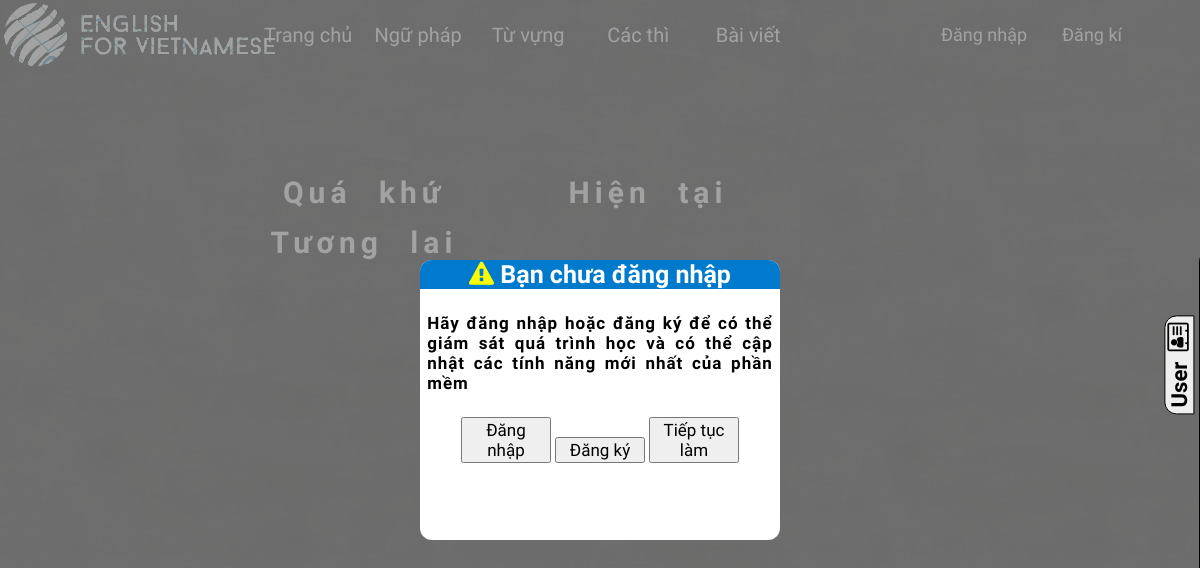
Page /?option=4 on the committed database.
### tables this page shows
CREATE TABLE `tbldanhmuc` (
  `madanhmuc` int(11) NOT NULL,
  `tendanhmuc` varchar(250) DEFAULT NULL
);

CREATE TABLE `tbltheloai` (
  `matheloai` int(11) NOT NULL,
  `tentheloai` varchar(300) DEFAULT NULL,
  `madanhmuc` int(11) DEFAULT NULL
);

### user/baitap.php (the view, shortened to what this page needs)
<body>
    <div id="all">
    <?php
        $connect=connect("project");
        $query="select*from tbltheloai where madanhmuc=4";
        $excute=mysqli_query($connect,$query);
        $a=mysqli_fetch_array($excute);
        $count=0;
        while($a!=null)
        {
    ?>
        <div class="thi"><h1 onclick="menubt(<?php echo $count?>)"><?php echo $a[1]?></h1></div>
    <?php
        $a=mysqli_fetch_array($excute);
        $count++;
        }
    ?>
        <div id="menubt">
        </div>
    </div>
</body>

### index.php (shortened to what this page needs)
<!DOCTYPE html>
<html lang="en">
<head>
    <link rel="stylesheet" href="CSS/style.css?v=<?php echo time(); ?>">
    <?php
        if(isset($_GET["option"]))
        {
            $scan=$_GET["option"];
            switch ($scan)
            {
                ?>
                <?php
                case 4:
                    if (isset($_GET["baitap"]))
                    {
                ?>
                        <link rel="stylesheet" href="user/css/cauhoithi.css?v=<?php echo time(); ?>">
                <?php
                    }
                    else {
                ?>
                        <link rel="stylesheet" href="user/css/baitap.css?v=<?php echo time(); ?>">
                <?php
                    }
                ?>
                <?php
                    break;
                    ?>
                <?php
            }
        }
        else
        {
    ?>
    <link rel="stylesheet" href="CSS/home.css?v=<?php echo time(); ?>">
    <?php
        }
    ?>
    <link rel="stylesheet" href="https://cdnjs.cloudflare.com/ajax/libs/font-awesome/4.7.0/css/font-awesome.min.css">
    <link rel="stylesheet" href="https://cdnjs.cloudflare.com/ajax/libs/font-awesome/4.7.0/css/font-awesome.min.css">
    <div id="banner">
        <div class="logo">
            <img src="logo1.png" alt="">
        </div>
        <div class="menu">
        <?php
            $connect=connect("project");
            $query="select*from tbldanhmuc ";
            $excute=mysqli_query($connect,$query);
            $a=mysqli_fetch_array($excute,MYSQLI_ASSOC);
        ?>
        <ul>
            <?php
                while($a!=null)
                {
                ?>
                    <li><a href="?option=<?php echo $a["madanhmuc"]; ?>"><?php echo $a["tendanhmuc"]; ?></a></li>
                <?php
                    $a=mysqli_fetch_array($excute,MYSQLI_ASSOC);
                }
            ?>
        </ul>
        </div>
        <div class="sign">
            <?php
                if(isset($_SESSION["tk"]))
                {
            ?>
                <ul id="user">
                    <li><i class="fa fa-address-card-o" style="font-size:25px;margin-left:5px"></i> TênTK: <?php echo $_SESSION["tk"]["tentk"]; ?>
                    <li><a href="" onclick="confirm_logout()"><i class="fa fa-share-square-o"></i> Logout</a></li>
                </ul>
            <?php
                }
                else if (isset($_SESSION["tkadmin"]))
                {
            ?>
                    <a href="admin" style="font-size:21px;color:white;text-decoration:none;line-height:70px;font-family: 'Patrick Hand', cursive;">Đến trang admin <i class="fa fa-hand-o-right"></i></a>
            <?php
                }
                else
                {
            ?>
            <ul id="buttonlogin">
                <li><span onclick="hienthi_login(0)">Đăng nhập</span></li>
                <li><span onclick="hienthi_login(1)">Đăng kí</span></li>
            </ul>
            <?php
                }
            ?>
        </div>
    </div>
    <div id="menuright">
        <button id="buttonright" onclick="menudoc()" value="0">User <i class="fa fa-address-card-o" style="font-size:25px;margin-left:5px"></i></button>
    </div>
</head>
<?php
        if(isset($_GET["option"]))
        {
            $scan=$_GET["option"];
            switch ($scan) {
                case 4:
                    if (isset($_GET["baitap"]))
                    {
                        include("user/cauhoithi.php");
                    }
                    else {
                        include("user/baitap.php");
                    }
                    break;
            }
        }
        else
        {
            include("home.php");
        }
    if(!isset($_SESSION["tk"]) &&isset($_GET["option"])&&($_GET["option"]==4||$_GET["option"]==3))
    {
?>
        <div id="recommendlogin">
            <div id="contentrecommendlogin">
                <h2> <i class="fa fa-warning"></i> Bạn chưa đăng nhập</h2>
                <p>Hãy đăng nhập hoặc đăng ký để có thể giám sát quá trình học và có thể cập nhật các tính năng mới nhất của phần mềm</p>
                <div>
                    <button onclick="hienthi_login(0)">Đăng nhập</button>
                    <button onclick="hienthi_login(1)">Đăng ký</button>
                    <button id="continuework">Tiếp tục làm</button>
                </div>
            </div>
        </div>
<?php
    }
?>
</html>

### CSS/style.css (style rules this page uses)
#banner { width: 100%; height: 70px; }
.logo { width:20%; background-color: white; height: 100%; float: left; background-color: #ffffff00; }
.logo img { padding: 0px; }
.menu ul li a { color: white; text-decoration: none; display: block; text-align: center; font-size: 18px; font-family: 'Patrick Hand', cursive; font-size: 20px; }
.menu ul li { list-style: none; float: left; width: 110px; position: relative; }
.menu ul { width: 100%; margin:auto; height: 30px; line-height: 30px; position: absolute; padding: 0px; top: 20px; left: 2%; }
.sign ul { width: 80%; margin:auto; height: 30px; line-height: 30px; position: absolute; right: 10%; top: 20px; }
.menu { float: left; width: 55%; height: 100%; margin:auto; position: relative; }
#buttonlogin { float: left; position: absolute; width:80%; height: 50px; right: 10%; }
#buttonlogin li { width: 45%; height: 30px; float: left; list-style: none; text-align: center; }
#buttonlogin li span { color: white; font-size: 18px; cursor: pointer; font-family: 'Patrick Hand', cursive; display: block; }
.sign { float: left; width: 25%; position: relative; height: 70px; }
#menuright { background-color: lightseagreen; height: 43%; width: 250px; position: fixed; top: 250px; right: -263px; transition: 2s; z-index: 99; border: 7px double black; border-top-left-radius: 12px; }
#buttonright { position: fixed; top: 350px; right: -29px; transform: rotate(270deg); font-size: 22px; font-family: 'Patrick Hand', cursive; font-weight: bold; border:1px solid black; border-top-left-radius: 12px; border-top-right-radius: 12px; transition: 2s; z-index: 99; cursor: pointer; }
h1 { font-family: 'Patrick Hand', cursive; text-align: center; letter-spacing: 12px; font-size: 55px; word-spacing: 15px; margin-top: 55px; color: white; }
#recommendlogin { position: fixed; top: 0px; left: 0px; width: 100%; height: 100%; background-color: #808080ba; }
#contentrecommendlogin { position: absolute; top: 50%; left: 50%; transform: translate(-50%,-50%); background-color: white; width: 30%; height: 35%; border-radius: 12px; animation: animatezoom 1s; }
#contentrecommendlogin h2 { width: 100%; text-align: center; font-family: 'Patrick Hand', cursive; font-size: 25px; margin:0px; background-color: #007ACC; border-top-left-radius: 12px; border-top-right-radius: 12px; color: white; }
#contentrecommendlogin h2 i { color: yellow; }
#contentrecommendlogin p { padding: 2%; font-family: 'Patrick Hand', cursive; text-align: justify; font-size: 17px; letter-spacing: 1px; font-weight: bold; }
#contentrecommendlogin div { width: 100%; text-align: center; }
#contentrecommendlogin div button { width: 25%; height: 100%; font-size: 17px; font-family: 'Patrick Hand', cursive; }

### user/css/baitap.css (style rules this page uses)
body { padding: 0px; margin:0px; background-image: url('bangphan.jpg'); height: 550px; }
.thi { width: 200px; height: 50px; float: left; background-image: url('bangphan.jpg'); margin-left: 10%; position: relative; overflow: hidden; top: 100px; }
.thi::before { content: ''; position: absolute; background-image: url('500_F_203380344_AqFOBo2cKzB3tRX8UiAe78NdR3y9A3jA.png'); width: 200px; height: 200px; top: -200px; }
.thi h1 { font-size: 30px; text-decoration: none; position: absolute; display: block; width: 200px; height: 50px; text-align: center; color: white; font-weight: bold; font-family: 'Patrick Hand', cursive; top: -50px; letter-spacing: 5px; cursor: pointer; }
#all { margin: auto; width: 70%; height: 550px; }
#menubt { width: 100%; height: 250px; position: relative; top: 200px; }

### rows in the picture
tbldanhmuc: tendanhmuc "Trang chủ"
tbldanhmuc: tendanhmuc "Ngữ pháp"
tbldanhmuc: tendanhmuc "Từ vựng"
tbldanhmuc: tendanhmuc "Các thì"
tbldanhmuc: tendanhmuc "Bài viết"
tbltheloai: tentheloai "Quá khứ"
tbltheloai: tentheloai "Hiện tại"
tbltheloai: tentheloai "Tương lai"
